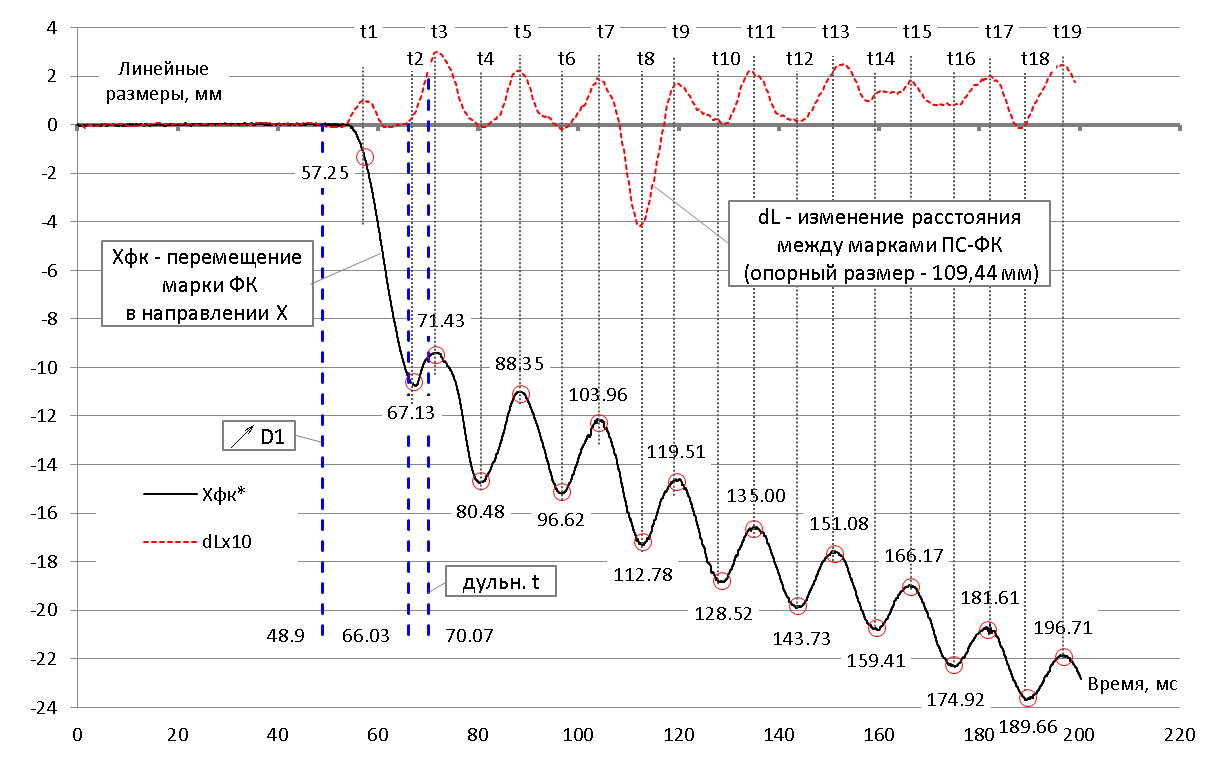
#> input picture figures/src/fig3_white.png, 1222 x 763 px
$ python digit_red.py
#> lines starting #> are read from the running program, lines starting #| are printed output that depends on the picture; after the words box and inside, x2 and y2 are one past the last pixel; in counts of white or black regions, pixels touching at a corner belong together
from PIL import Image
import numpy as np, json
c=np.array(Image.open('../figures/src/fig3_white.png')).astype(int)
r,g,b=c[:,:,0],c[:,:,1],c[:,:,2]
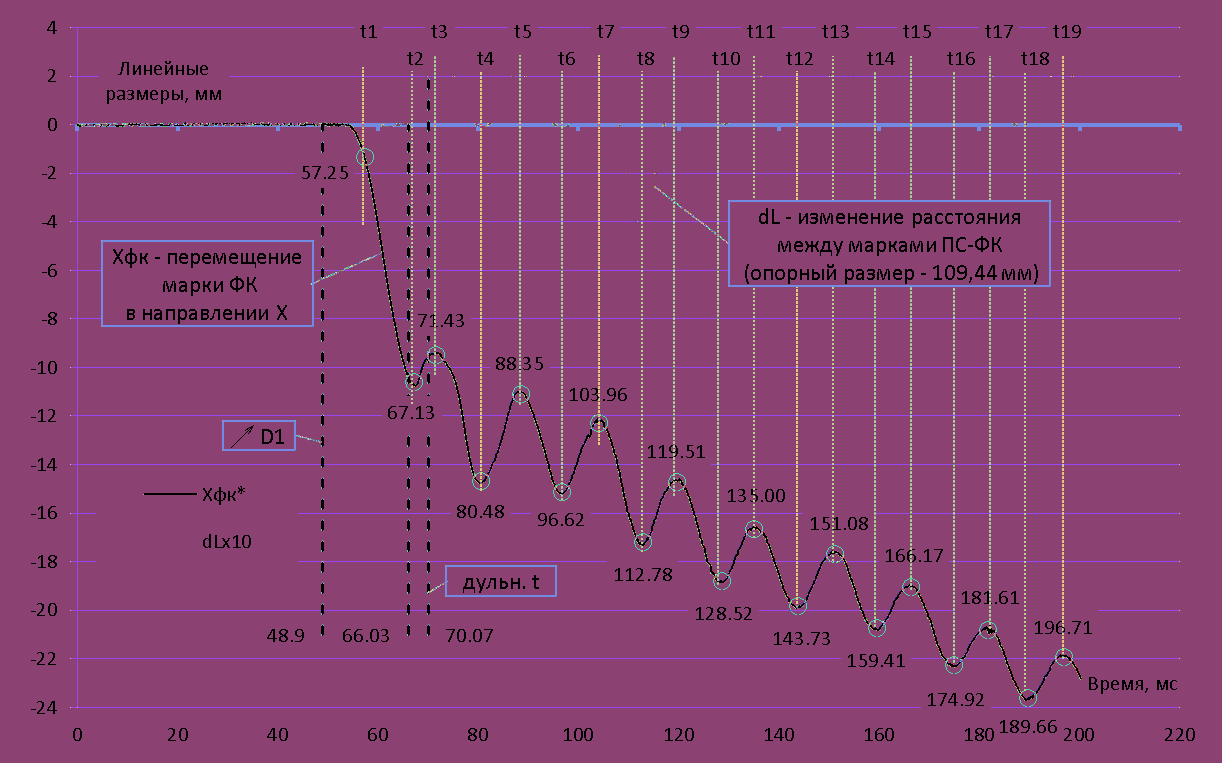
#> r: shape (763, 1222) int64; 181 distinct labels, from 0 to 255; one colour per label, 0 black
#> g: shape (763, 1222) int64; 162 distinct labels, from 0 to 255
#> b: shape (763, 1222) int64; 164 distinct labels, from 0 to 255
red=(r>170)&(g<130)&(b<130)
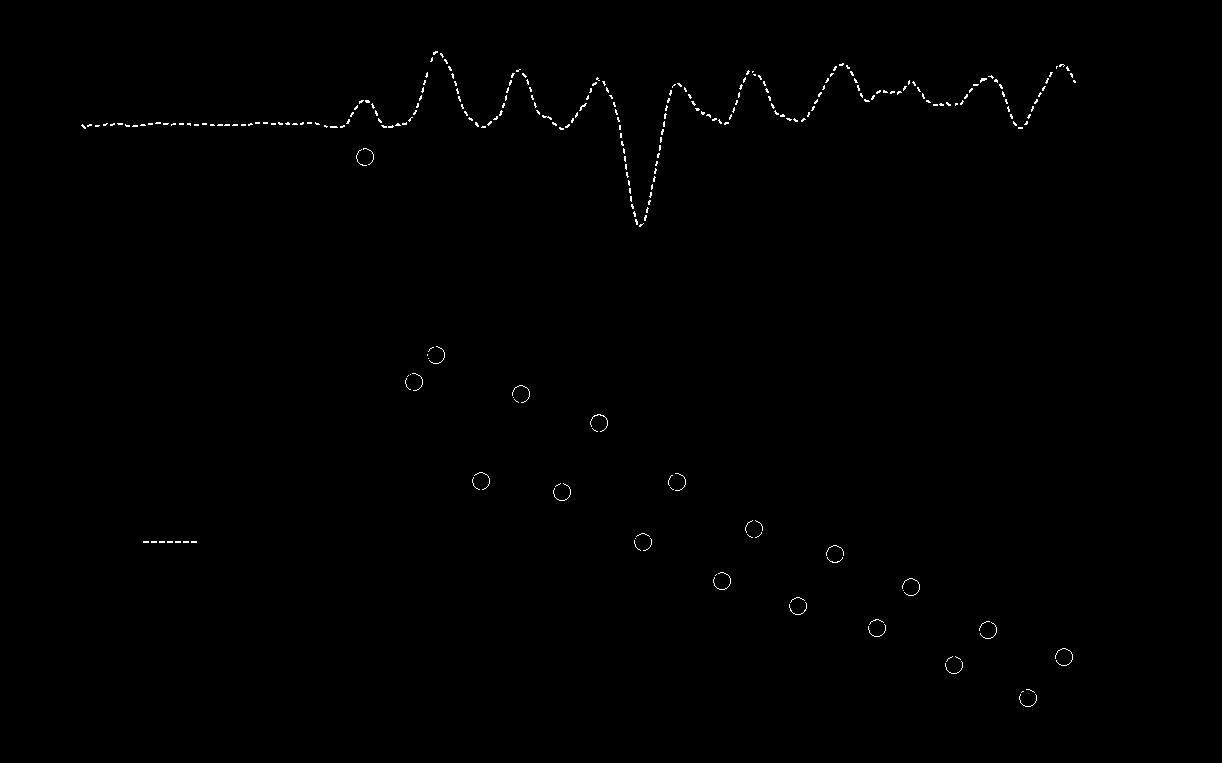
#> red: shape (763, 1222) bool; 0.35% white in thin lines or dots, all inside (x1, y1, x2, y2) = (81, 51, 1076, 707)
A=[-0.04119912,5.11870276]
out=[]; prev=124.5; lastcol=80
for col in range(80,1175):
    ys=np.nonzero(red[10:245,col])[0]+10
    if len(ys)==0: continue
    runs=np.split(ys, np.nonzero(np.diff(ys)>1)[0]+1)
    d,run=min([(abs(rr.mean()-prev),rr) for rr in runs],key=lambda z:z[0])
    if d<=8+4*(col-lastcol):
        out.append((col,run.mean())); prev=run.mean(); lastcol=col
#> this loop made 1095 passes
#> (ys, runs, d, run, prev) on passes 2, 20, 28, 38, 53: ([125], [[125]], 0.5, [125], 125), ([125], [[125]], 0.5, [125], 125), ([123], [[123]], 0.5, [123], 123), ([123], [[123]], 0.5, [123], 123), ([126], [[126]], 0.5, [126], 126)
#> (d, run, prev) on passes 3, 4, 5, 6, 8, 9: (0, [124, 125, 126], 125), (1, [125, 126, 127], 126), (1, [126, 127, 128], 127), (0.5, [127, 128], 127.5), (2, [125, 126], 125.5), (0, [125, 126], 125.5)
#> after the loop, lastcol = 1075; out = 817 pairs, first value 81 to 1075, second value 51.5 to 225.5; prev = 81.5
out=np.array(out); t=(out[:,0]-77)/5.01; dl=np.polyval(A,out[:,1])/10
#> after `t = (out[:, 0] - 77) / 5.01`: t = 817 values from 0.798 to 199.2
#> after `dl = np.polyval(A, out[:, 1]) / 10`: dl = 817 values, max 0.3 at index 265, min -0.417 at index 446, mean 0.0641
tdu=np.arange(1,199,0.1); dlu=np.interp(tdu,t,dl)
#> after `dlu = np.interp(tdu, t, dl)`: dlu = 1980 values, max 0.3 at index 707, min -0.417 at index 1112, mean 0.0626
print('max %.3f at %.2f, min %.3f at %.2f, range %.3f'%(dlu.max(),tdu[dlu.argmax()],dlu.min(),tdu[dlu.argmin()],dlu.max()-dlu.min()))
#| max 0.300 at 71.70, min -0.417 at 112.20, range 0.717
json.dump(dict(tdu=tdu.tolist(),dlu=dlu.tolist()), open('dl_proc.json','w'))
P=json.load(open('exp1_proc.json')); p=np.array(json.load(open('fit1.json'))['p'])
#> (reads calc/exp1_proc.json from the repository)
#> (reads calc/fit1.json from the repository)
tu=np.array(P['tu']); xu=np.array(P['xu'])
osc=xu-(p[0]+p[1]*(tu-72)*1e-3+p[2]*((tu-72)*1e-3)**2)
s2=(tdu>=72)&(tdu<=198); oscX=np.interp(tdu[s2],tu,osc)
k=np.polyfit(oscX,dlu[s2],1); print('dL = %.4f*Xosc + %.4f corr %.3f'%(k[0],k[1],np.corrcoef(oscX,dlu[s2])[0,1]))
#> after `k = np.polyfit(oscX, dlu[s2], 1)`: k = [0.0696, 0.0844]
#| dL = 0.0696*Xosc + 0.0844 corr 0.667
# excluding the 105-118 ms event
s3=s2&~((tdu>104)&(tdu<120)); oscX3=np.interp(tdu[s3],tu,osc)
k3=np.polyfit(oscX3,dlu[s3],1); print('excl. event: dL = %.4f*Xosc + %.4f corr %.3f'%(k3[0],k3[1],np.corrcoef(oscX3,dlu[s3])[0,1]))
#> after `k3 = np.polyfit(oscX3, dlu[s3], 1)`: k3 = [0.056, 0.111]
#| excl. event: dL = 0.0560*Xosc + 0.1107 corr 0.825
